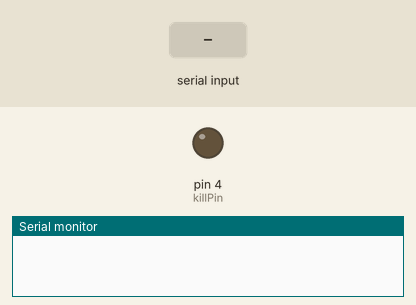
Simulated run of this sketch. Board: Arduino Uno, built with avr-gcc and run on an emulated ATmega328P. Shown: output pins drawn as LEDs (lit = HIGH), the last lines printed to the serial monitor. Inputs (shaded band) come from the test bench.

Above: at 1.2 s.
1.3 s: "K" received over Serial
At 2.2 s:
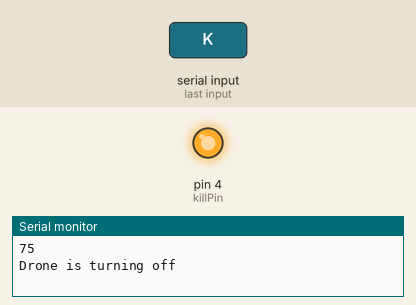
Timing chart, 0 to 4.3 s (numbered marks = the images above; inputs shaded):
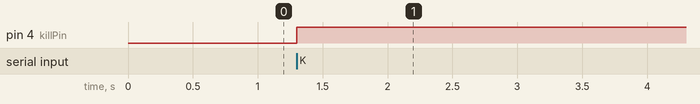

Measured:
- after the input at 1.3 s, pin 4 (killPin): LOW → HIGH at once

The sketch:

wireless_rx.ino
```cpp
const int killPin = 4;  // The pin that will deactivate relay

void setup() {
  Serial.begin(57600);
  pinMode(killPin, OUTPUT);
}

byte byteRead;

void loop() {
  while (Serial.available() > 0)
  {
    byteRead = Serial.read();
    while (byteRead != 'K')
    {
        byteRead = Serial.read();
    }
    if (byteRead == 'K')
    {
      Serial.println(byteRead);
      Serial.println("Drone is turning off");
      digitalWrite(killPin, HIGH);
    }
    }
}
```
